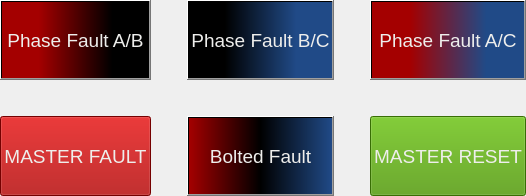
     <widget class="QWidget" name="Menu">
      <layout class="QGridLayout" name="gridLayout_3">
       <property name="leftMargin">
        <number>0</number>
       </property>
       <property name="topMargin">
        <number>0</number>
       </property>
       <property name="rightMargin">
        <number>0</number>
       </property>
       <property name="bottomMargin">
        <number>0</number>
       </property>
       <property name="spacing">
        <number>0</number>
       </property>
       <item row="0" column="0">
        <layout class="QGridLayout" name="gridLayout_menu">
         <property name="spacing">
          <number>36</number>
         </property>
         <item row="1" column="3">
          <widget class="QPushButton" name="menu_btn_reset">
           <property name="sizePolicy">
            <sizepolicy hsizetype="Minimum" vsizetype="Fixed">
             <horstretch>0</horstretch>
             <verstretch>0</verstretch>
            </sizepolicy>
           </property>
           <property name="minimumSize">
            <size>
             <width>80</width>
             <height>80</height>
            </size>
           </property>
           <property name="font">
            <font>
             <pointsize>14</pointsize>
            </font>
           </property>
           <property name="styleSheet">
            <string notr="true">color: rgb(238, 238, 236);
background-color: rgb(78, 154, 6);</string>
           </property>
           <property name="text">
            <string>MASTER RESET</string>
           </property>
          </widget>
         </item>
         <item row="0" column="2">
          <widget class="QPushButton" name="menu_btn_phaseBC">
           <property name="sizePolicy">
            <sizepolicy hsizetype="Minimum" vsizetype="Fixed">
             <horstretch>0</horstretch>
             <verstretch>0</verstretch>
            </sizepolicy>
           </property>
           <property name="minimumSize">
            <size>
             <width>80</width>
             <height>80</height>
            </size>
           </property>
           <property name="font">
            <font>
             <pointsize>14</pointsize>
            </font>
           </property>
           <property name="styleSheet">
            <string notr="true">color: rgb(238, 238, 236);
background-color: qlineargradient(spread:pad, x1:0, y1:0, x2:1, y2:0, stop:0.25 rgba(0, 0, 0, 255), stop:0.75 rgba(32, 74, 135, 255));</string>
           </property>
           <property name="text">
            <string>Phase Fault B/C</string>
           </property>
          </widget>
         </item>
         <item row="0" column="3">
          <widget class="QPushButton" name="menu_btn_phaseAC">
           <property name="sizePolicy">
            <sizepolicy hsizetype="Minimum" vsizetype="Fixed">
             <horstretch>0</horstretch>
             <verstretch>0</verstretch>
            </sizepolicy>
           </property>
           <property name="minimumSize">
            <size>
             <width>80</width>
             <height>80</height>
            </size>
           </property>
           <property name="font">
            <font>
             <pointsize>14</pointsize>
            </font>
           </property>
           <property name="styleSheet">
            <string notr="true">color: rgb(238, 238, 236);
background-color: qlineargradient(spread:pad, x1:0, y1:0, x2:1, y2:0, stop:0.25 rgba(164, 0, 0, 255), stop:0.75 rgba(32, 74, 135, 255));</string>
           </property>
           <property name="text">
            <string>Phase Fault A/C</string>
           </property>
          </widget>
         </item>
         <item row="1" column="1">
          <widget class="QPushButton" name="menu_btn_all_on">
           <property name="sizePolicy">
            <sizepolicy hsizetype="Minimum" vsizetype="Fixed">
             <horstretch>0</horstretch>
             <verstretch>0</verstretch>
            </sizepolicy>
           </property>
           <property name="minimumSize">
            <size>
             <width>80</width>
             <height>80</height>
            </size>
           </property>
           <property name="font">
            <font>
             <pointsize>14</pointsize>
            </font>
           </property>
           <property name="styleSheet">
            <string notr="true">color: rgb(238, 238, 236);
background-color: rgb(164, 0, 0);</string>
           </property>
           <property name="text">
            <string>MASTER FAULT</string>
           </property>
          </widget>
         </item>
         <item row="0" column="1">
          <widget class="QPushButton" name="menu_btn_phaseAB">
           <property name="sizePolicy">
            <sizepolicy hsizetype="Minimum" vsizetype="Fixed">
             <horstretch>0</horstretch>
             <verstretch>0</verstretch>
            </sizepolicy>
           </property>
           <property name="minimumSize">
            <size>
             <width>80</width>
             <height>80</height>
            </size>
           </property>
           <property name="font">
            <font>
             <pointsize>14</pointsize>
            </font>
           </property>
           <property name="styleSheet">
            <string notr="true">color: rgb(238, 238, 236);
background-color: qlineargradient(spread:pad, x1:0, y1:0, x2:1, y2:0, stop:0.25 rgba(164, 0, 0, 255), stop:0.75 rgba(0, 0, 0, 255));</string>
           </property>
           <property name="text">
            <string>Phase Fault A/B</string>
           </property>
          </widget>
         </item>
         <item row="1" column="2">
          <widget class="QPushButton" name="menu_btn_bolted">
           <property name="minimumSize">
            <size>
             <width>80</width>
             <height>80</height>
            </size>
           </property>
           <property name="font">
            <font>
             <pointsize>14</pointsize>
            </font>
           </property>
           <property name="styleSheet">
            <string notr="true">color: rgb(238, 238, 236);
background-color: qlineargradient(spread:pad, x1:0, y1:0, x2:1, y2:0, stop:0 rgba(164, 0, 0, 255), stop:0.5 rgba(0, 0, 0, 255), stop:1 rgba(32, 74, 135, 255));</string>
           </property>
           <property name="text">
            <string>Bolted Fault</string>
           </property>
          </widget>
         </item>
        </layout>
       </item>
      </layout>
     </widget>
